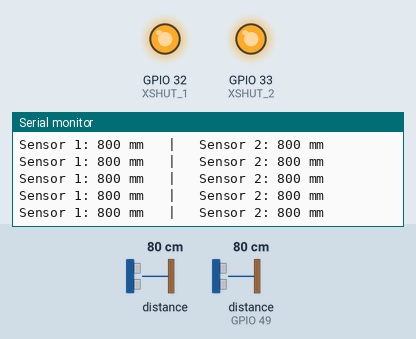
This sketch was run on a simulated ESP32. Parts: output pins drawn as LEDs (lit = HIGH), the last lines printed to the serial monitor. The inputs (shaded band) are chosen by the test bench; at power-on: distance to the obstacle 80 cm, distance to the obstacle (sensor on GPIO 49) 80 cm.

Above: at 1.2 s.
1.3 s: distance to the obstacle (sensor 0) set to 250 cm
At 1.62 s:
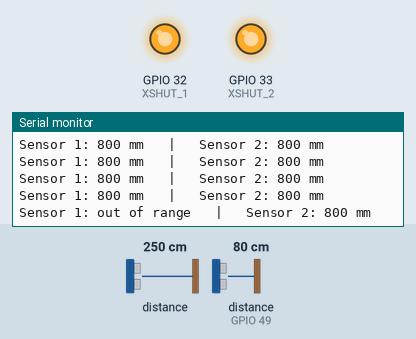
3.4 s: distance to the obstacle (sensor on GPIO 49) set to 250 cm
At 3.76 s:
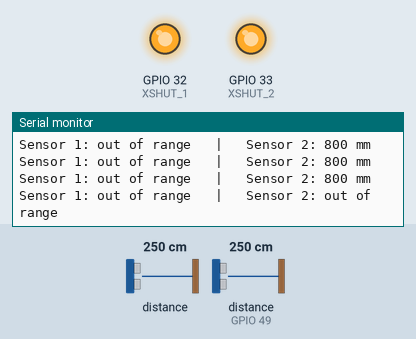
5.6 s: distance to the obstacle (sensor 0) set to 2 cm
At 5.89 s:
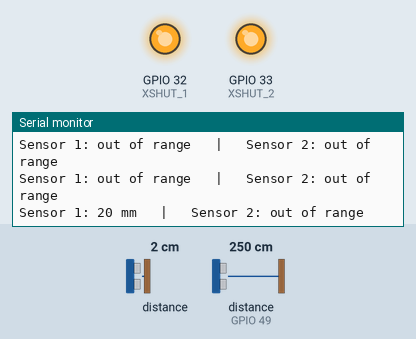

Measured:
- after the input at 1.3 s, the serial monitor: prints a new line after 0.14 s (image 1)
- after the input at 3.4 s, the serial monitor: prints a new line after 0.17 s (image 2)
- after the input at 5.6 s, the serial monitor: prints a new line after 0.10 s (image 3)

The sketch:

V07-DualSensor-Test.ino
```cpp
/*
 * Dual VL53L0X Test Sketch for ESP32 DevKit V4
 * -------------------------------------------------------------
 * Two VL53L0X (CJVL53L0XV2 / GY-VL53L0X) sensors sharing ONE I2C bus.
 * Since both sensors boot up at the same default address (0x29),
 * we use XSHUT to bring them up one at a time and assign each
 * a unique I2C address before use.
 *
 * Wiring:
 *   Both sensors:
 *     VIN   -> 3V3
 *     GND   -> GND
 *     SDA   -> GPIO 21   (shared)
 *     SCL   -> GPIO 22   (shared)
 *
 *   Sensor #1:
 *     XSHUT -> GPIO 32
 *
 *   Sensor #2:
 *     XSHUT -> GPIO 33
 *
 * Library required (install via Arduino Library Manager):
 *   "Adafruit VL53L0X" by Adafruit (pulls in Adafruit BusIO)
 */

#include <Wire.h>
#include "Adafruit_VL53L0X.h"

#define SDA_PIN   21
#define SCL_PIN   22

#define XSHUT_1   32
#define XSHUT_2   33

#define ADDR_1    0x29  // new address for sensor 1
#define ADDR_2    0x31   // new address for sensor 2

Adafruit_VL53L0X sensor1 = Adafruit_VL53L0X();
Adafruit_VL53L0X sensor2 = Adafruit_VL53L0X();

VL53L0X_RangingMeasurementData_t measure1;
VL53L0X_RangingMeasurementData_t measure2;

void setup() {
  Serial.begin(115200);
  while (!Serial) { delay(10); }

  pinMode(XSHUT_1, OUTPUT);
  pinMode(XSHUT_2, OUTPUT);

  // Hold both sensors in reset
  digitalWrite(XSHUT_1, LOW);
  digitalWrite(XSHUT_2, LOW);
  delay(10);

  Wire.begin(SDA_PIN, SCL_PIN);

  // --- Bring up sensor 1 only, assign it a new address ---
  digitalWrite(XSHUT_1, HIGH);
  delay(10);
  Serial.println("Initializing sensor 1...");
  if (!sensor1.begin(ADDR_1)) {
    Serial.println("Failed to initialize sensor 1. Check wiring!");
    while (1) { delay(1000); }
  }
  Serial.println("Sensor 1 OK at address 0x30");

  // --- Bring up sensor 2, assign it a new address ---
  digitalWrite(XSHUT_2, HIGH);
  delay(10);
  Serial.println("Initializing sensor 2...");
  if (!sensor2.begin(ADDR_2)) {
    Serial.println("Failed to initialize sensor 2. Check wiring!");
    while (1) { delay(1000); }
  }
  Serial.println("Sensor 2 OK at address 0x31");

  Serial.println("Both sensors initialized successfully.");
  Serial.println("----------------------------------------");
}

void loop() {
  sensor1.rangingTest(&measure1, false);
  sensor2.rangingTest(&measure2, false);

  Serial.print("Sensor 1: ");
  if (measure1.RangeStatus != 4) {
    Serial.print(measure1.RangeMilliMeter);
    Serial.print(" mm");
  } else {
    Serial.print("out of range");
  }

  Serial.print("   |   Sensor 2: ");
  if (measure2.RangeStatus != 4) {
    Serial.print(measure2.RangeMilliMeter);
    Serial.print(" mm");
  } else {
    Serial.print("out of range");
  }
  Serial.println();

  delay(200);
}
```
